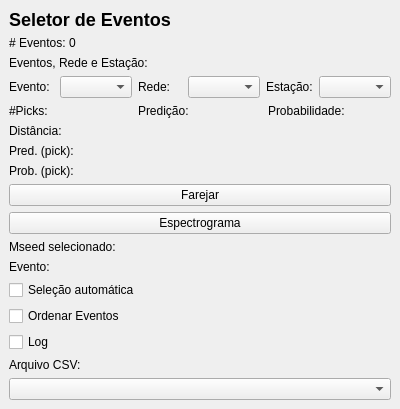
<?xml version="1.0" encoding="UTF-8"?>
<ui version="4.0">
 <class>FarejadorDockWidgetBase</class>
 <widget class="QDockWidget" name="FarejadorDockWidgetBase">
  <property name="geometry">
   <rect>
    <x>0</x>
    <y>0</y>
    <width>400</width>
    <height>300</height>
   </rect>
  </property>
  <property name="windowTitle">
   <string>Farejador de Eventos</string>
  </property>
  <widget class="QWidget" name="dockWidgetContents">
   <layout class="QVBoxLayout" name="verticalLayout">
    <item>
     <widget class="QLabel" name="titulo">
      <property name="text">
       <string>Seletor de Eventos</string>
      </property>
      <property name="alignment">
       <set>Qt.AlignCenter</set>
      </property>
      <property name="styleSheet">
       <string>font-size: 18px; font-weight: bold</string>
      </property>
     </widget>
    </item>
    <item>
     <widget class="QLabel" name="numb_Eventos">
      <property name="text">
       <string># Eventos: 0</string>
      </property>
     </widget>
    </item>
    <item>
     <widget class="QLabel" name="label">
      <property name="text">
       <string>Eventos, Rede e Estação:</string>
      </property>
     </widget>
    </item>
    <item>
     <layout class="QHBoxLayout" name="hbox_ev_net_sta">
      <item>
       <widget class="QLabel" name="label_evento">
        <property name="text">
         <string>Evento:</string>
        </property>
       </widget>
      </item>
      <item>
       <widget class="QComboBox" name="eventSelector"/>
      </item>
      <item>
       <widget class="QLabel" name="label_rede">
        <property name="text">
         <string>Rede:</string>
        </property>
       </widget>
      </item>
      <item>
       <widget class="QComboBox" name="networkSelector"/>
      </item>
      <item>
       <widget class="QLabel" name="label_estacao">
        <property name="text">
         <string>Estação:</string>
        </property>
       </widget>
      </item>
      <item>
       <widget class="QComboBox" name="stationSelector"/>
      </item>
     </layout>
    </item>
    <item>
     <layout class="QHBoxLayout" name="hbox_event_labels">
      <item>
       <widget class="QLabel" name="nb_picksText">
        <property name="text">
         <string>#Picks:</string>
        </property>
       </widget>
      </item>
      <item>
       <widget class="QLabel" name="ev_predText">
        <property name="text">
         <string>Predição:</string>
        </property>
       </widget>
      </item>
      <item>
       <widget class="QLabel" name="probNatText">
        <property name="text">
         <string>Probabilidade:</string>
        </property>
       </widget>
      </item>
     </layout>
    </item>
    <item>
     <widget class="QLabel" name="distanceText">
      <property name="text">
       <string>Distância:</string>
      </property>
     </widget>
    </item>
    <item>
     <widget class="QLabel" name="stPredText">
      <property name="text">
       <string>Pred. (pick):</string>
      </property>
     </widget>
    </item>
    <item>
     <widget class="QLabel" name="stProbText">
      <property name="text">
       <string>Prob. (pick):</string>
      </property>
     </widget>
    </item>
    <item>
     <widget class="QPushButton" name="loadButton">
      <property name="text">
       <string>Farejar</string>
      </property>
     </widget>
    </item>
    <item>
     <widget class="QPushButton" name="spectreButton">
      <property name="text">
       <string>Espectrograma</string>
      </property>
     </widget>
    </item>
    <item>
     <widget class="QLabel" name="mseedText">
      <property name="text">
       <string>Mseed selecionado:</string>
      </property>
     </widget>
    </item>
    <item>
     <widget class="QLabel" name="eventText">
      <property name="text">
       <string>Evento:</string>
      </property>
     </widget>
    </item>
    <item>
     <widget class="QCheckBox" name="autoselectCheckbox">
      <property name="text">
       <string>Seleção automática</string>
      </property>
     </widget>
    </item>
    <item>
     <widget class="QCheckBox" name="invertCheckbox">
      <property name="text">
       <string>Ordenar Eventos</string>
      </property>
     </widget>
    </item>
    <item>
     <widget class="QCheckBox" name="logCheckbox">
      <property name="text">
       <string>Log</string>
      </property>
     </widget>
    </item>
    <item>
     <widget class="QLabel" name="csvLabel">
      <property name="text">
       <string>Arquivo CSV:</string>
      </property>
     </widget>
    </item>
    <item>
     <widget class="QComboBox" name="csvSelector"/>
    </item>
   </layout>
  </widget>
 </widget>
 <resources/>
 <connections/>
</ui>
